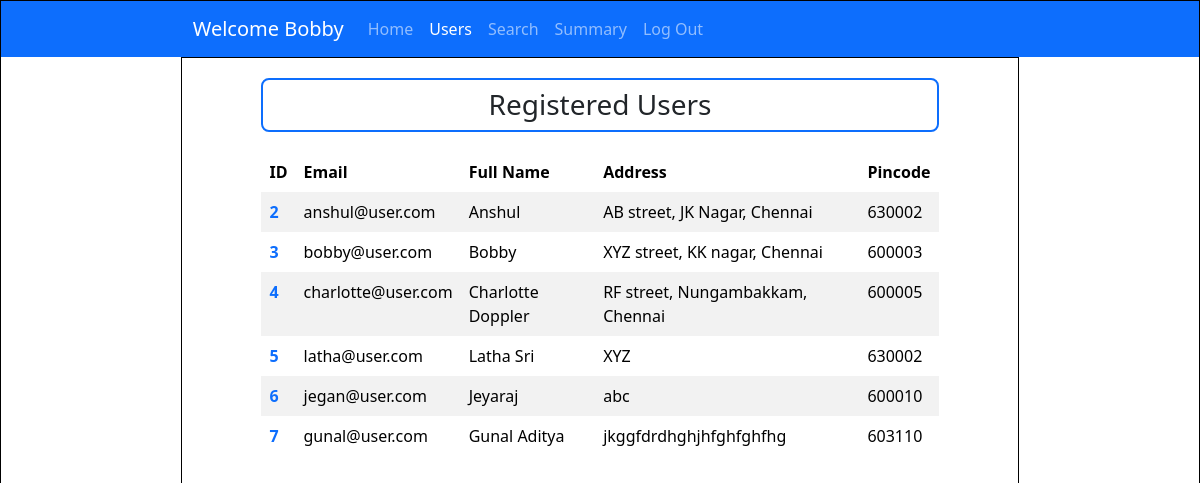
Screenshot of /admin_dashboard/users (signed in) with the database file from the repository.
### controllers/models.py (models this page shows)
class User(db.Model, UserMixin):
    id = db.Column(db.Integer, primary_key=True)
    username = db.Column(db.String, unique=True, nullable = False)
    password = db.Column(db.String, nullable=False)
    name = db.Column(db.String, nullable=False)
    address = db.Column(db.String, nullable=False)
    type = db.Column(db.String, default="general")
    pincode = db.Column(db.String(6), nullable=False)
    reservations = db.relationship('Reservation', backref='user')

### controllers/controller.py (the view)
@app.route('/admin_dashboard/users')
@login_required
def admin_users():
    user_list = User.query.filter_by(type="general")
    return render_template("admin_users.html", user=current_user, list = user_list)

### app.py (called while the page is built)
@login_manager.user_loader
def load_user(user_id):
    return User.query.get(int(user_id))

### templates/admin_users.html (shortened to what this page needs)
<!DOCTYPE html>
<html lang="en">
<head>
    <link href="https://cdn.jsdelivr.net/npm/bootstrap@5.3.6/dist/css/bootstrap.min.css" rel="stylesheet"
>
    <link rel="stylesheet" href="../static/style.css">
</head>
<body>
    <div id="main">
        <nav class="navbar navbar-expand-lg bg-primary" data-bs-theme="dark">
            <div class="container-fluid">
                <a class="navbar-brand" href="#">Welcome {{user.name}}</a>
                <div class="collapse navbar-collapse" id="navbarNavAltMarkup">
                    <div class="navbar-nav">
                        <a class="nav-link" href="/admin_dashboard">Home</a>
                        <a class="nav-link active" aria-current="page" href="/admin_dashboard/users">Users</a>
                        <a class="nav-link" href="/admin_dashboard/search">Search</a>
                        <a class="nav-link" href="/admin_dashboard/summary">Summary</a>
                        <a class="nav-link" href="/login">Log Out</a>
                    </div>
                </div>
            </div>
        </nav>
        <div id="canvas">
            <div class="h3 text-center pt-2 pb-2 rounded-3 border border-2 border-primary" style="margin: auto; width: 85%;">Registered Users</div>
            <table class="table table-striped table-borderless" style="margin: auto; width: 85%; border: 2px; margin-top: 20px;">
                <thead>
                    <tr>
                        <th scope="col">ID</th>
                        <th scope="col">Email</th>
                        <th scope="col">Full Name</th>
                        <th scope="col">Address</th>
                        <th scope="col">Pincode</th>
                    </tr>
                </thead>
                <tbody>
                    {% for user in list %}
                    <tr>
                        <th scope="row"> <a href="/user_details/{{ user.id }}" style="text-decoration: none">{{ user.id }}</a></th>
                        <td>{{ user.username }}</td>
                        <td>{{ user.name }}</td>
                        <td>{{ user.address }}</td>
                        <td>{{ user.pincode }}</td>
                    </tr>
                    {% endfor %}
                </tbody>
            </table>
        </div>
    </div>
</body>
</html>

### static/style.css (style rules this page uses)
* { margin: 0px; }
#main, #canvas { border: 1px solid black; }
#canvas { width: 70%; margin: auto; height: auto; min-height: 760px; padding: 20px }
.navbar { padding-left: 15%; padding-right: 15%; }

### rows the page displays
User: name "Bobby", id "3", username "bobby@user.com", address "XYZ street, KK nagar, Chennai", pincode "600003"
User: id "2", username "anshul@user.com", name "Anshul", address "AB street, JK Nagar, Chennai", pincode "630002"
User: id "4", username "charlotte@user.com", name "Charlotte Doppler", address "RF street, Nungambakkam, Chennai", pincode "600005"
User: id "5", username "latha@user.com", name "Latha Sri", address "XYZ", pincode "630002"
User: id "6", username "jegan@user.com", name "Jeyaraj", address "abc", pincode "600010"
User: id "7", username "gunal@user.com", name "Gunal Aditya", address "jkggfdrdhghjhfghfghfhg", pincode "603110"
